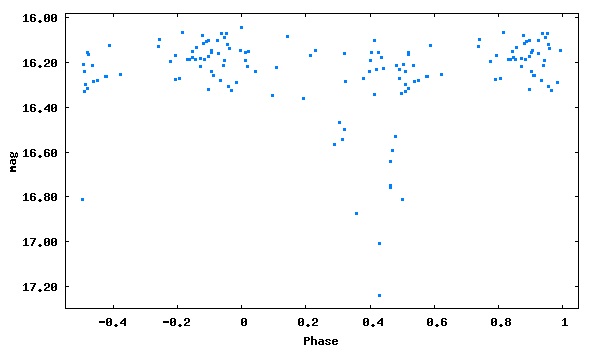

Here is the gnuplot script that generated this plot:
set term png size 600,350 medium
set colors classic
set output 'phase_lc_12.png'
set xlabel 'Phase'
set ylabel 'mag'
#set title 'JDmax = 2446709.42200 + 0.6654520 x E'
set format y '%5.2f'
plot [-0.55:1.05][17.30:15.98] "phase_lc_12.dat" linecolor 3 pointtype 5 pointsize 0.3 title ""
